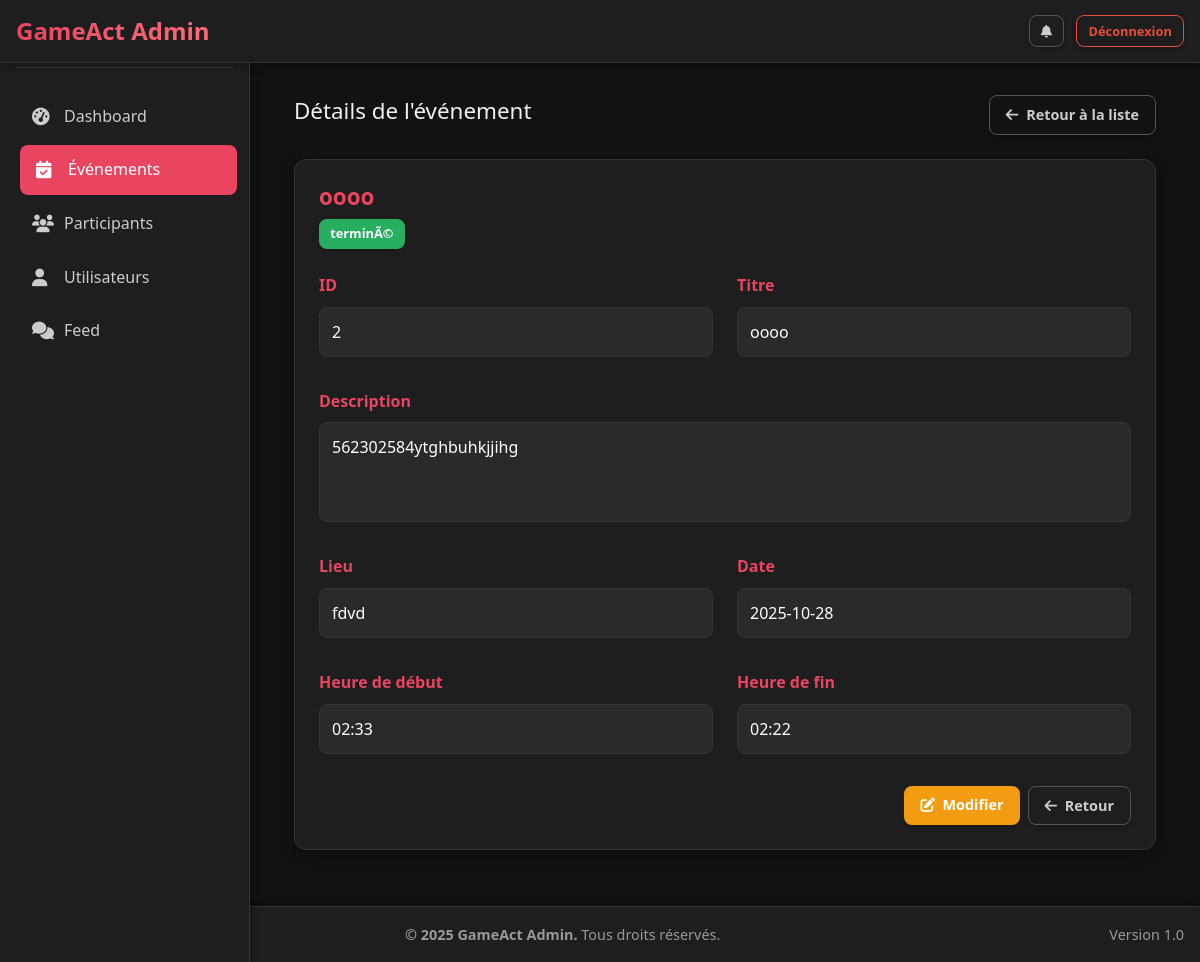
Page /view/showEvent.php?id=2 on the committed database.
### tables this page shows
CREATE TABLE `event` (
  `id` int(11) NOT NULL,
  `titre` varchar(50) NOT NULL,
  `description` varchar(200) NOT NULL,
  `lieu` varchar(50) NOT NULL,
  `date` date NOT NULL,
  `statut` varchar(50) NOT NULL,
  `heure_deb` varchar(50) NOT NULL,
  `heure_fin` varchar(50) NOT NULL
);

### controller/eventC.php (called while the page is built, shortened)
<?php
class EventC
{
    public function showEvent($id)
    {
        $sql = "SELECT * FROM event WHERE id = :id";
        $db = config::getConnexion();
        try {
            $query = $db->prepare($sql);
            $query->bindValue(':id', $id);
            $query->execute();
            $event = $query->fetch();
            return $event;
        } catch (Exception $e) {
            throw new Exception('Erreur lors de l\'affichage de l\'événement : ' . $e->getMessage());
        }
    }
}
?>

### view/showEvent.php (the view, shortened to what this page needs)
<?php
require_once(__DIR__ . '/../controller/eventC.php');
$eventC = new EventC();
$event = $eventC->showEvent($_GET['id']);
?>
<!DOCTYPE html>
<html lang="fr" data-bs-theme="dark">
<head>
  <link href="https://cdn.jsdelivr.net/npm/bootstrap@5.3.3/dist/css/bootstrap.min.css" rel="stylesheet">
  <link href="https://cdn.jsdelivr.net/npm/@fortawesome/fontawesome-free@6.5.2/css/all.min.css" rel="stylesheet">
  <link rel="stylesheet" href="backoffice/css/style-admin.css">
</head>
<body>
  <header class="app-header">
    <div class="header-content">
      <div class="d-flex align-items-center">
        <a href="#" class="text-decoration-none">
          <span class="brand-text">GameAct Admin</span>
        </a>
      </div>
      <div>
        <button class="btn btn-outline-light btn-sm me-2"><i class="fas fa-bell"></i></button>
        <a href="#" class="btn btn-outline-danger btn-sm">Déconnexion</a>
      </div>
    </div>
  </header>
  <aside class="app-sidebar" id="sidebar">
    <div class="sidebar-brand">
      <h4 class="text-gradient">GameAct</h4>
    </div>
    <nav class="nav-sidebar">
      <a href="#" class="nav-link"><i class="fas fa-tachometer-alt"></i> Dashboard</a>
      <a href="listeEvent.php" class="nav-link active"><i class="fas fa-calendar-check"></i> Événements</a>
      <a href="#" class="nav-link"><i class="fas fa-users"></i> Participants</a>
      <a href="#" class="nav-link"><i class="fas fa-user"></i> Utilisateurs</a>
      <a href="#" class="nav-link"><i class="fas fa-comments"></i> Feed</a>
    </nav>
  </aside>
  <main class="app-main">
    <div class="container-fluid">
      <div class="d-flex justify-between align-center mb-4">
        <h1 class="h3">Détails de l'événement</h1>
        <a href="listeEvent.php" class="btn btn-outline-light">
          <i class="fas fa-arrow-left me-1"></i> Retour à la liste
        </a>
      </div>
      <div class="card">
        <div class="mb-4">
          <h3><?= htmlspecialchars($event['titre']); ?></h3>
          <span class="btn btn-success btn-sm"><?= htmlspecialchars($event['statut']); ?></span>
        </div>
        <div class="row g-3">
          <div class="col-md-6">
            <div class="mb-3">
              <label class="form-label">ID</label>
              <div class="form-control" style="background: var(--gray); border: 1px solid var(--border);"><?= htmlspecialchars($event['id']); ?></div>
            </div>
          </div>
          <div class="col-md-6">
            <div class="mb-3">
              <label class="form-label">Titre</label>
              <div class="form-control" style="background: var(--gray); border: 1px solid var(--border);"><?= htmlspecialchars($event['titre']); ?></div>
            </div>
          </div>
          <div class="col-12">
            <div class="mb-3">
              <label class="form-label">Description</label>
              <div class="form-control" style="background: var(--gray); border: 1px solid var(--border); min-height: 100px;"><?= htmlspecialchars($event['description']); ?></div>
            </div>
          </div>
          <div class="col-md-6">
            <div class="mb-3">
              <label class="form-label">Lieu</label>
              <div class="form-control" style="background: var(--gray); border: 1px solid var(--border);"><?= htmlspecialchars($event['lieu']); ?></div>
            </div>
          </div>
          <div class="col-md-6">
            <div class="mb-3">
              <label class="form-label">Date</label>
              <div class="form-control" style="background: var(--gray); border: 1px solid var(--border);"><?= htmlspecialchars($event['date']); ?></div>
            </div>
          </div>
          <div class="col-md-6">
            <div class="mb-3">
              <label class="form-label">Heure de début</label>
              <div class="form-control" style="background: var(--gray); border: 1px solid var(--border);"><?= htmlspecialchars($event['heure_deb']); ?></div>
            </div>
          </div>
          <div class="col-md-6">
            <div class="mb-3">
              <label class="form-label">Heure de fin</label>
              <div class="form-control" style="background: var(--gray); border: 1px solid var(--border);"><?= htmlspecialchars($event['heure_fin']); ?></div>
            </div>
          </div>
        </div>
        <div class="action-buttons">
          <a href="updateEvent.php?id=<?= $event['id']; ?>" class="btn btn-warning">
            <i class="fas fa-edit me-1"></i> Modifier
          </a>
          <a href="listeEvent.php" class="btn btn-outline-light">
            <i class="fas fa-arrow-left me-1"></i> Retour
          </a>
        </div>
      </div>
    </div>
  </main>
  <footer class="app-footer">
    <strong>© 2025 GameAct Admin.</strong> Tous droits réservés.
    <span class="float-end d-none d-sm-inline">Version 1.0</span>
  </footer>
</body>
</html>

### rows in the picture
event: titre "oooo", statut "terminÃ©", id "2", description "562302584ytghbuhkjjihg", lieu "fdvd", date "2025-10-28", heure_deb "02:33", heure_fin "02:22"
